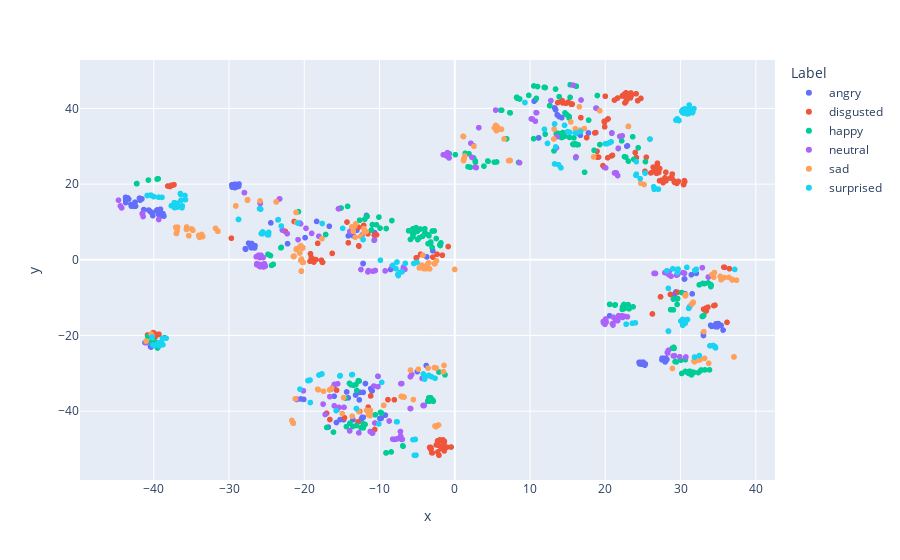

Here is the notebook cell this chart was saved with:
### Markdown cell above
Data Visualization

### Code cell
tsne = sklearn.manifold.TSNE()
data_points2d = tsne.fit_transform(df)

labels_series = pd.Series(labels, name="Label").replace(range(len(CLASS_NAMES)), CLASS_NAMES) # type: ignore

data_points2d_df = pd.DataFrame(data_points2d, columns=["x", "y"])
visdf = pd.concat([data_points2d_df, labels_series], axis=1)

fig = px.scatter(visdf, x="x", y="y", color="Label")
fig.show()

### Figure 1 — Plotly figure (JSON) as saved in the notebook; plotly's stock layout.template omitted (floating-point values rounded to 4 significant figures; data arrays with more than 128 entries replaced by an {"elided": "..."} marker saying what was removed)
{"data": [{"hovertemplate": "Label=angry<br>x=%{x}<br>y=%{y}<extra></extra>", "legendgroup": "angry", "marker": {"color": "#636efa", "symbol": "circle"}, "mode": "markers", "name": "angry", "showlegend": true, "type": "scattergl", "x": {"elided": "156 float values"}, "xaxis": "x", "y": {"elided": "156 float values"}, "yaxis": "y"}, {"hovertemplate": "Label=disgusted<br>x=%{x}<br>y=%{y}<extra></extra>", "legendgroup": "disgusted", "marker": {"color": "#EF553B", "symbol": "circle"}, "mode": "markers", "name": "disgusted", "showlegend": true, "type": "scattergl", "x": {"elided": "168 float values"}, "xaxis": "x", "y": {"elided": "168 float values"}, "yaxis": "y"}, {"hovertemplate": "Label=happy<br>x=%{x}<br>y=%{y}<extra></extra>", "legendgroup": "happy", "marker": {"color": "#00cc96", "symbol": "circle"}, "mode": "markers", "name": "happy", "showlegend": true, "type": "scattergl", "x": {"elided": "242 float values"}, "xaxis": "x", "y": {"elided": "242 float values"}, "yaxis": "y"}, {"hovertemplate": "Label=neutral<br>x=%{x}<br>y=%{y}<extra></extra>", "legendgroup": "neutral", "marker": {"color": "#ab63fa", "symbol": "circle"}, "mode": "markers", "name": "neutral", "showlegend": true, "type": "scattergl", "x": {"elided": "165 float values"}, "xaxis": "x", "y": {"elided": "165 float values"}, "yaxis": "y"}, {"hovertemplate": "Label=sad<br>x=%{x}<br>y=%{y}<extra></extra>", "legendgroup": "sad", "marker": {"color": "#FFA15A", "symbol": "circle"}, "mode": "markers", "name": "sad", "showlegend": true, "type": "scattergl", "x": {"elided": "179 float values"}, "xaxis": "x", "y": {"elided": "179 float values"}, "yaxis": "y"}, {"hovertemplate": "Label=surprised<br>x=%{x}<br>y=%{y}<extra></extra>", "legendgroup": "surprised", "marker": {"color": "#19d3f3", "symbol": "circle"}, "mode": "markers", "name": "surprised", "showlegend": true, "type": "scattergl", "x": {"elided": "172 float values"}, "xaxis": "x", "y": {"elided": "172 float values"}, "yaxis": "y"}], "layout": {"legend": {"title": {"text": "Label"}, "tracegroupgap": 0}, "margin": {"t": 60}, "xaxis": {"anchor": "y", "domain": [0, 1], "title": {"text": "x"}}, "yaxis": {"anchor": "x", "domain": [0, 1], "title": {"text": "y"}}}}
